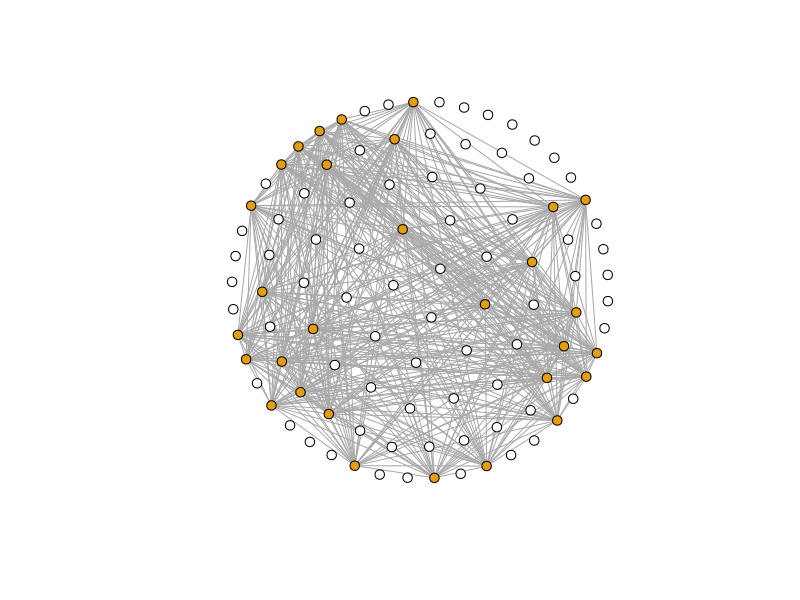
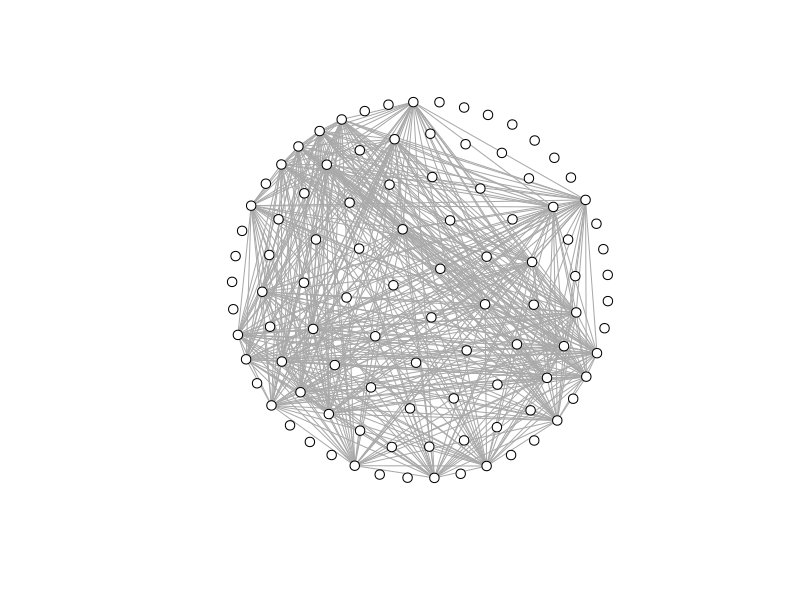

These figures' R source, in order: (Note: this script raises an error after producing the figures.)
#Clean environment
rm(list = ls())

#Load required packages
library(Matrix)
library(igraph)
library(tidyverse)

#Create sample convenience function
sample1 = function(x){
  sample(c(0, 1), size = 1, replace = FALSE, prob = c(1-x, x))
}

#Set network parameters
#n = 10000 For later
n = 100
connectivity = 0.2


#Creating baseline network
ndata = data.frame(ID = 1:n, 
                   infection = 0,
                   vaccinated = sample(c(rep(1, 0.3*n), rep(0, 0.7*n)),
                                       size = n, replace = FALSE),
                   A = sample(1:n, size = n, replace = FALSE , 
                              prob = rep(0.2, times = n)),
                   B = sample(1:n, size = n, replace = FALSE , 
                              prob = rep(0.2, times = n)),
                   state = NA)
ndata$round = 0
ndata$new_e = 0 #new infection at the round: this sudo applies only at round=0
ndata$new_i = 0 #new infection at the round: this sudo applies only at round=0
ndata$new_r = 0 #new recovery at the round: this sudo applies only at round=0
ndata$state_end = ifelse(ndata$state==1,ndata$round+e_period,999) #this sudo applies only at round=0, 999 is default
ndata$contacts = NA
head(ndata)

xdata = Matrix(data = 0, nrow = n, ncol = n, sparse = TRUE)
for(i in 1:2) {
    ndata[ndata[,names(ndata)[i+3]] == i, "ID"]
    xdata_temp = Matrix(data = 0, nrow = n, ncol = n, sparse = T)
    ID_list = ndata[ndata[,names(ndata)[i+2]] == i, "ID"]
    xdata_temp[ID_list, ID_list] = xdata_temp[ID_list, ID_list] + 1
    xdata = xdata + xdata_temp
}

head(xdata)  
diag(xdata) = 0
xdata_sum = Reduce("+", xdata)

#Checking network appearance
g1 = graph_from_adjacency_matrix(xdata, mode = "undirected")

plot(g1, layout = layout.kamada.kawai, vertex.size = 5, 
     vertex.label = NA, vertex.color = ndata[,"vaccinated"])

plot(g1, layout = layout.kamada.kawai, vertex.size = 5, 
     vertex.label = NA, vertex.color = ndata[,"infection"])
################################################################################

#Set infection parameters
infection_rate = 0.05
beta = 0.04 #transmissibility is 0.04 per day per individual (from Nishi et. al, PNAS 2020)
initial_infections = 5
e_period = 3
i_period = 3
r_period = 300
period = 10
# infection_rate = 0.005

#Simulate infection using SEIR model
ndata1 = ndata
xdata0 = xdata

#Setting initial infection states

ndata1$state = sample(c(rep(1, initial_infections), rep(0, n - initial_infections)), size = n)

ndata1$state_end = ifelse(ndata1$state==1, ndata1$round + e_period, 999)

new_exp = initial_infections/n #new infections vector (first component)
cis = initial_infections/n #cumulative incidences vector (first component)
prevs = 0 #prevalence (proportion of the latent/infectious people)

#interpret diagnosed and symptomatic as the same - these are the people who can be vaccinated 

head(ndata1)

for (m in 1:period) {
  
    xdata0_family = xdata0
    xdata0_family[as.numeric(xdata0_family)<1] = 0 #Make all the non-family ties disappear 
    
    ndata1$family_contacts = NA  #described later
    ndata1$inf_length = rgeom(n,prob=(1/i_period)) + 1 #mean=3 (Infectious period is determined by geometric distribution (for R, requires + 1))
    #NOTE: If infected, they stay in I(4) or I(5)+I(6) for "inf_length" days (after 3 days of E). 
    ndata1$symptomatic = sample(c(0,1),n,replace=T,prob=c(0.45,0.55))
    #NOTE: If infected, each individual has 45% probability for I(4) and 55% probability for I(5)+I(6).
    ndata1$when_symptomatic = rbinom(n,size=ndata1$inf_length,prob=0.5) #mean=1.5 (aka duration of presymptomatic period)
    #NOTE: If selected for symptomatic, when does I(6) start? 
    
    #NOTE: I(2) will go, and I-asymptomatic(4), I-presymptomatic(5), and I-postsymptomatic(6) will be used.
    #NOTE: I-asymptomatic(4) lasts for all the I periods once determined.
    #NOTE: I-presymptomatic(5) lasts for "when_symptomatic" days, and the state moves to I(6) 
    #NOTE: This is fine because individuals would have at most 1 infection in lifetime here in the simulations.
    
    for (m in 1:period) {
      ndata1$round = m
      
      #Step A. Implement first all the automatic changes when the day/round changes
      #NOTE: The tag for the state change is "state_end", which turns to be the same as the present "round"
      
      #A1. E(1) to I(4 or 5)
      ndata1[ndata1$state == 1 & (ndata1$round == ndata1$state_end),"new_i"] = 1
      #I(4)
      ndata1[ndata1$state==1 & ndata1$new_i==1 & ndata1$symptomatic==0,"state"] = 4     
      ndata1[ndata1$state==4 & ndata1$new_i==1 & ndata1$symptomatic==0,"state_end"] = 
        ndata1[ndata1$state==4 & ndata1$new_i==1 & ndata1$symptomatic==0,"round"] + 
        ndata1[ndata1$state==4 & ndata1$new_i==1 & ndata1$symptomatic==0,"inf_length"]
      #NOTE: When state changes, state_end date/round needs to be updated.
      #I(5)
      ndata1[ndata1$state==1 & ndata1$new_i==1 & ndata1$symptomatic==1,"state"] = 5     
      ndata1[ndata1$state==5 & ndata1$new_i==1 & ndata1$symptomatic==1,"state_end"] = 
        ndata1[ndata1$state==5 & ndata1$new_i==1 & ndata1$symptomatic==1,"round"] + 
        ndata1[ndata1$state==5 & ndata1$new_i==1 & ndata1$symptomatic==1,"when_symptomatic"]
      
      #A1x. I(5) to I(6)
      ndata1[ndata1$state == 5 & (ndata1$round == ndata1$state_end),"new_i"] = 2 #2 is new flag for symptom acquired
      ndata1[ndata1$state == 5 & (ndata1$round == ndata1$state_end),"state"] = 6    
      ndata1[ndata1$state==6 & ndata1$new_i==2 & ndata1$symptomatic==1,"state_end"] = 
        ndata1[ndata1$state==6 & ndata1$new_i==2 & ndata1$symptomatic==1,"round"] + 
        ndata1[ndata1$state==6 & ndata1$new_i==2 & ndata1$symptomatic==1,"inf_length"] - 
        ndata1[ndata1$state==6 & ndata1$new_i==2 & ndata1$symptomatic==1,"when_symptomatic"]
      
      #A2. I(4,6) to R(3)
      ndata1[ndata1$state %in% c(4,6) & (ndata1$round == ndata1$state_end),"new_r"] = 1
      ndata1[ndata1$state %in% c(4,6) & ndata1$new_r==1,"state"] = 3     
      ndata1[ndata1$state==3 & ndata1$new_r==1,"state_end"] = ndata1[ndata1$state==3 & ndata1$new_r==1,"state_end"] + r_period
      
      #Step B. Implement second all the infection events after all the statuses are updated
      #NOTE: Here, making secondary infections from primary cases
      #B1. For possible state change from S(0) to E(1)
      ndata1$contacts = as.matrix(xdata0 %*% ifelse(ndata1$state %in% c(4,5),1,0)) #contact with I (state== 4 or 5)
      ndata1$family_contacts = as.matrix(xdata0_family %*% ifelse(ndata1$state==6,1,0)) #family member only
      #NOTE: people with S(0) gets infected from individuals who are not self-isolated = I(4) or I(5)
      #NOTE: or from individual who are self-isolated but are their family members
      #NOTE: sum them all (with weights) are the number of contacts in the present round
      ndata1$new_e = as.numeric(lapply(1-(1-infection_rate)^(ndata1$contacts+ndata1$family_contacts), sample1)) #possible infections 
      ndata1$new_e = ifelse(ndata1$state==0,ndata1$new_e,0) #only state=0 can get a new infection (latent period)
      ndata1[ndata1$state==0 & ndata1$new_e==1,"state"] = 1 
      ndata1[ndata1$state==1 & ndata1$new_e==1,"state_end"] = ndata1[ndata1$state==1 & ndata1$new_e==1,"round"] + e_period
      
      #If people are vaccinated (regardless of what state they were in), they go directly to R(3)
      ndata1[ndata1 %in% c(1:6) & (ndata1$vaccinated == 1), "state"] = 3
      
      #Step C. Record the results
      new_exp = c(new_exp,sum(ndata1$new_e==1)/n)
      cis = c(cis,sum(ndata1$state %in% c(1,3,4,5,6))/n)
      prevs = c(prevs,sum(ndata1$state %in% c(4,5,6))/n)
      
      #Step D. Erasing "new" states because they are no longer new after all the above actions
      ndata1$new_e = 0
      ndata1$new_i = 0
      ndata1$new_r = 0
      
      print(m)
    }
  }
  
    result_vector = c(new_exp,prevs,cis) #add h for random seed
    names(result_vector) = c(paste0("n_",0:period),#n_x = x-th round new exposure (infection)
                             paste0("p_",0:period),#p_x = x-th round prevalence
                             paste0("c_",0:period))#c_x = x-th round cumulative incidence
    result_vector
    result = as.data.frame(rbind(result, result_vector))
      

